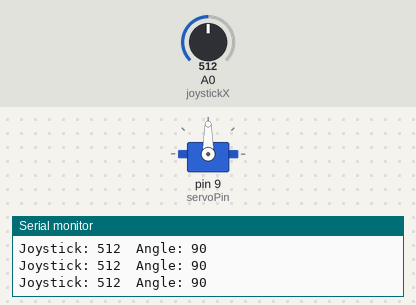
A sketch run on a simulated Arduino Uno, built with avr-gcc and run on an emulated ATmega328P. Parts: servo, the last lines printed to the serial monitor. The test bench sets the inputs (shaded band); at power-on: A0 (joystickX) = 512.

Above: at 1.2 s.
1.3 s: A0 (joystickX) set to 110
At 1.7 s:
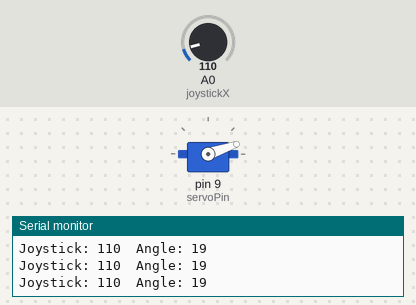
2.8 s: A0 (joystickX) set to 89
At 3.4 s:
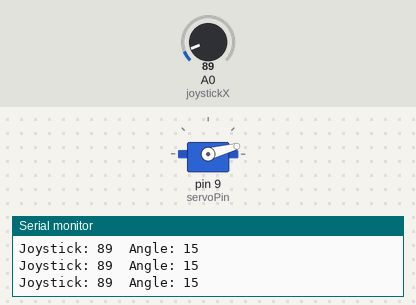
4.3 s: A0 (joystickX) set to 122
At 5.1 s:
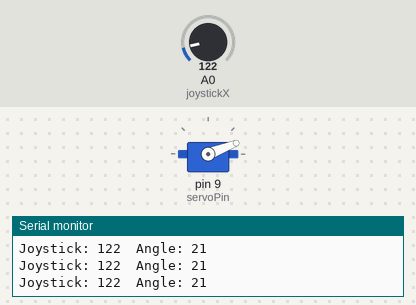
5.8 s: A0 (joystickX) set to 306
At 6.7 s:
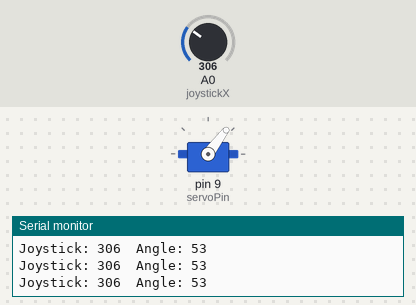
7.3 s: A0 (joystickX) set to 562
At 8.6 s:
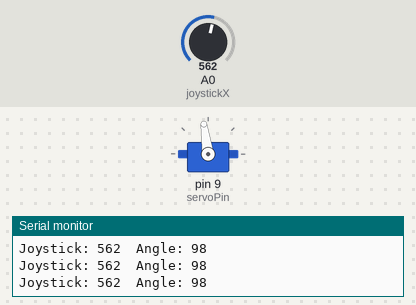
10.3 s: A0 (joystickX) set to 578
At 11.0 s:
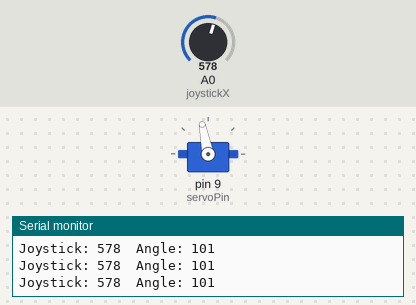
Timing chart, 0 to 12.8 s (numbered marks = the images above; inputs shaded):
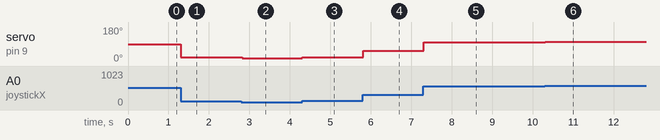

The sketch:

Joystick_Controlled_Servo_Motor.ino
```cpp
#include <Servo.h>

Servo myServo;

int joystickX = A0;   // Joystick X-axis
int servoPin = 9;

int joyValue;
int angle;

void setup() {
  myServo.attach(servoPin);
  Serial.begin(9600);
}

void loop() {
  joyValue = analogRead(joystickX);   // Read joystick

  // Map joystick value to servo angle
  angle = map(joyValue, 0, 1023, 0, 180);

  myServo.write(angle);   // Move servo

  Serial.print("Joystick: ");
  Serial.print(joyValue);
  Serial.print("  Angle: ");
  Serial.println(angle);

  delay(20);
}
```

Measured:
- after the input at 1.3 s, servo on pin 9 (servoPin): 90° → 19° at once
- after the input at 2.8 s, servo on pin 9 (servoPin): 19° → 15° at once
- after the input at 4.3 s, servo on pin 9 (servoPin): 15° → 21° at once
- after the input at 5.8 s, servo on pin 9 (servoPin): 21° → 53° at once
- after the input at 7.3 s, servo on pin 9 (servoPin): 53° → 98° at once
- after the input at 10.3 s, servo on pin 9 (servoPin): 98° → 101° at once
